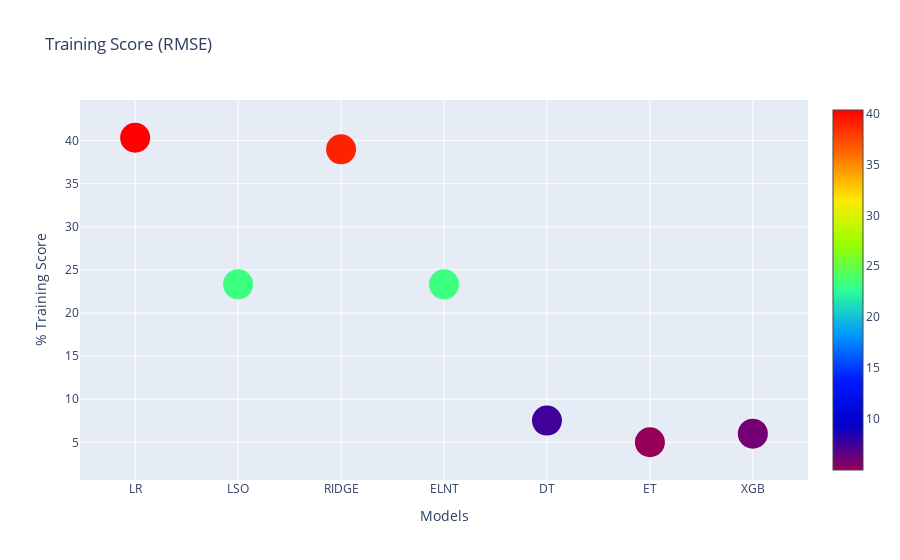

This figure's notebook cell:
### Code cell
# using cross validation 

def cross_validate(model):
    neg_score = cross_val_score(model, X_train, y_train, cv = 5, n_jobs = -1, scoring = 'neg_mean_squared_error')
    score = np.round(np.sqrt(-1*neg_score), 5)
    return score.mean()

models = [linear, lasso, ridge, elnt, dt, et, xgb]
models_n = ['linear', 'lasso', 'ridge', 'elnt', 'dt', 'et', 'xgb']
training_score = []
rmse_score = []
test_score = []
c=0
for model in models:
    scr=cross_validate(model)
    c+=1
    y_true = y_test# true target values for the test set
    model = model.fit(X_train, y_train)
    y_pred = model.predict(X_test)# predicted target values for the test set
    
    # Calculate R2 score tscr on tests
    tr2 = model.score(X_train, y_train)
    tscr = model.score(X_test, y_test) # or  r2 = r2_score(y_true, y_pred)


    
    training_score.append(tr2)
    rmse_score.append(scr)
    test_score.append(tscr)
    
    importances= []
    print(c, model, "RMSE_score:", scr,"\t", "Train_r2_score:", tr2,"\t", "Test_R2_score:", tscr,  "\n")

    if model in [ dt, et, xgb]:
        importances = model.feature_importances_
        model.feature_names = X.columns

        for i,v in zip(model.feature_names, importances):
            print('Feature: %s, Score: %.5f' % (i,v))
        print("\n")

        
# trainscore in df
train_score = pd.DataFrame({'Training_R2': training_score, 'rmse_score': rmse_score, 'test_score': test_score})
train_score.index = ['LR', 'LSO', 'RIDGE', 'ELNT', 'DT', 'ET', 'XGB']
train_score['rmse_score'] = (train_score['rmse_score']*100).round(4)
scatter_plot(train_score.index, train_score['rmse_score'], 'Training Score (RMSE)', 'Models','% Training Score', 30, 'Rainbow')

### Figure 1 — Plotly figure (JSON) as saved in the notebook; plotly's stock layout.template omitted (floating-point values rounded to 4 significant figures)
{"data": [{"marker": {"color": [40.34, 23.33, 38.99, 23.33, 7.518, 5.008, 5.996], "colorscale": [[0, "rgb(150,0,90)"], [0.125, "rgb(0,0,200)"], [0.25, "rgb(0,25,255)"], [0.375, "rgb(0,152,255)"], [0.5, "rgb(44,255,150)"], [0.625, "rgb(151,255,0)"], [0.75, "rgb(255,234,0)"], [0.875, "rgb(255,111,0)"], [1, "rgb(255,0,0)"]], "showscale": true, "size": 30}, "mode": "markers", "type": "scatter", "x": ["LR", "LSO", "RIDGE", "ELNT", "DT", "ET", "XGB"], "y": [40.34, 23.33, 38.99, 23.33, 7.518, 5.008, 5.996]}], "layout": {"hovermode": "closest", "title": {"text": "Training Score (RMSE)"}, "xaxis": {"title": {"text": "Models"}}, "yaxis": {"title": {"text": "% Training Score"}}}}
